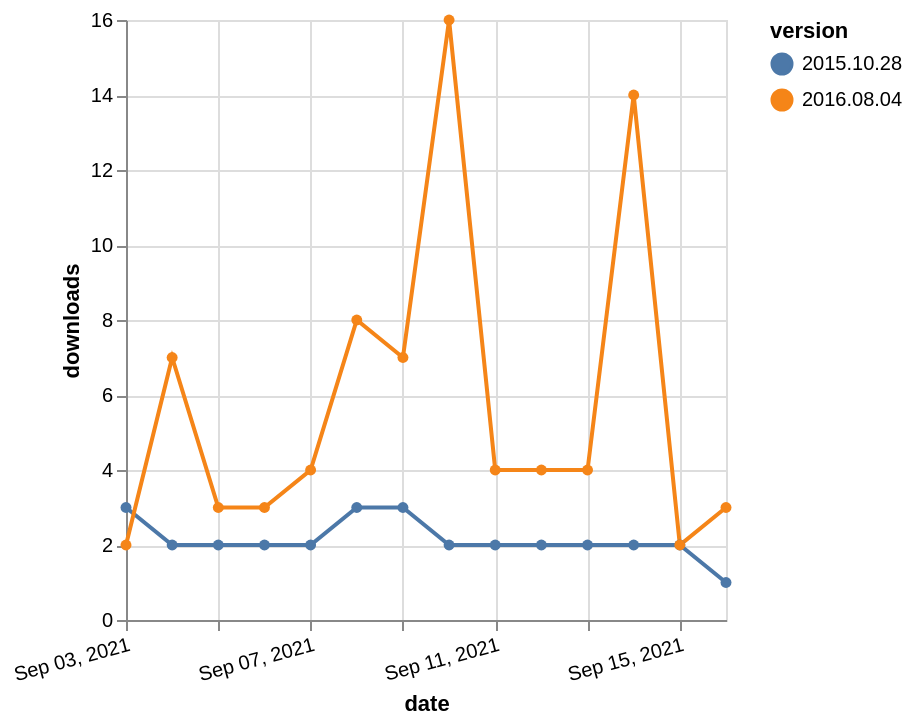

Describe this chart as a Vega-Lite specification.
### Vega-Lite specification from a JSON file in a GitHub repository (floating-point values rounded to 4 significant figures)
{"$schema": "https://vega.github.io/schema/vega-lite/v5.json", "description": "A simple bar chart with embedded data.", "data": {"values": [{"date": "2021-09-03", "total": 11010, "delta": 3, "version": "2015.10.28"}, {"date": "2021-09-04", "total": 11012, "delta": 2, "version": "2015.10.28"}, {"date": "2021-09-05", "total": 11014, "delta": 2, "version": "2015.10.28"}, {"date": "2021-09-06", "total": 11016, "delta": 2, "version": "2015.10.28"}, {"date": "2021-09-07", "total": 11018, "delta": 2, "version": "2015.10.28"}, {"date": "2021-09-08", "total": 11021, "delta": 3, "version": "2015.10.28"}, {"date": "2021-09-09", "total": 11024, "delta": 3, "version": "2015.10.28"}, {"date": "2021-09-10", "total": 11026, "delta": 2, "version": "2015.10.28"}, {"date": "2021-09-11", "total": 11028, "delta": 2, "version": "2015.10.28"}, {"date": "2021-09-12", "total": 11030, "delta": 2, "version": "2015.10.28"}, {"date": "2021-09-13", "total": 11032, "delta": 2, "version": "2015.10.28"}, {"date": "2021-09-14", "total": 11034, "delta": 2, "version": "2015.10.28"}, {"date": "2021-09-15", "total": 11036, "delta": 2, "version": "2015.10.28"}, {"date": "2021-09-16", "total": 11037, "delta": 1, "version": "2015.10.28"}, {"date": "2021-09-03", "total": 61074, "delta": 2, "version": "2016.08.04"}, {"date": "2021-09-04", "total": 61081, "delta": 7, "version": "2016.08.04"}, {"date": "2021-09-05", "total": 61084, "delta": 3, "version": "2016.08.04"}, {"date": "2021-09-06", "total": 61087, "delta": 3, "version": "2016.08.04"}, {"date": "2021-09-07", "total": 61091, "delta": 4, "version": "2016.08.04"}, {"date": "2021-09-08", "total": 61099, "delta": 8, "version": "2016.08.04"}, {"date": "2021-09-09", "total": 61106, "delta": 7, "version": "2016.08.04"}, {"date": "2021-09-10", "total": 61122, "delta": 16, "version": "2016.08.04"}, {"date": "2021-09-11", "total": 61126, "delta": 4, "version": "2016.08.04"}, {"date": "2021-09-12", "total": 61130, "delta": 4, "version": "2016.08.04"}, {"date": "2021-09-13", "total": 61134, "delta": 4, "version": "2016.08.04"}, {"date": "2021-09-14", "total": 61148, "delta": 14, "version": "2016.08.04"}, {"date": "2021-09-15", "total": 61150, "delta": 2, "version": "2016.08.04"}, {"date": "2021-09-16", "total": 61153, "delta": 3, "version": "2016.08.04"}]}, "width": "container", "mark": {"type": "line", "point": {"filled": true}}, "encoding": {"x": {"field": "date", "type": "temporal", "timeUnit": "yearmonthdate", "title": "date", "axis": {"labelAngle": -15}}, "y": {"field": "delta", "type": "quantitative", "title": "downloads"}, "color": {"field": "version", "type": "nominal"}, "tooltip": {"field": "delta"}}}
